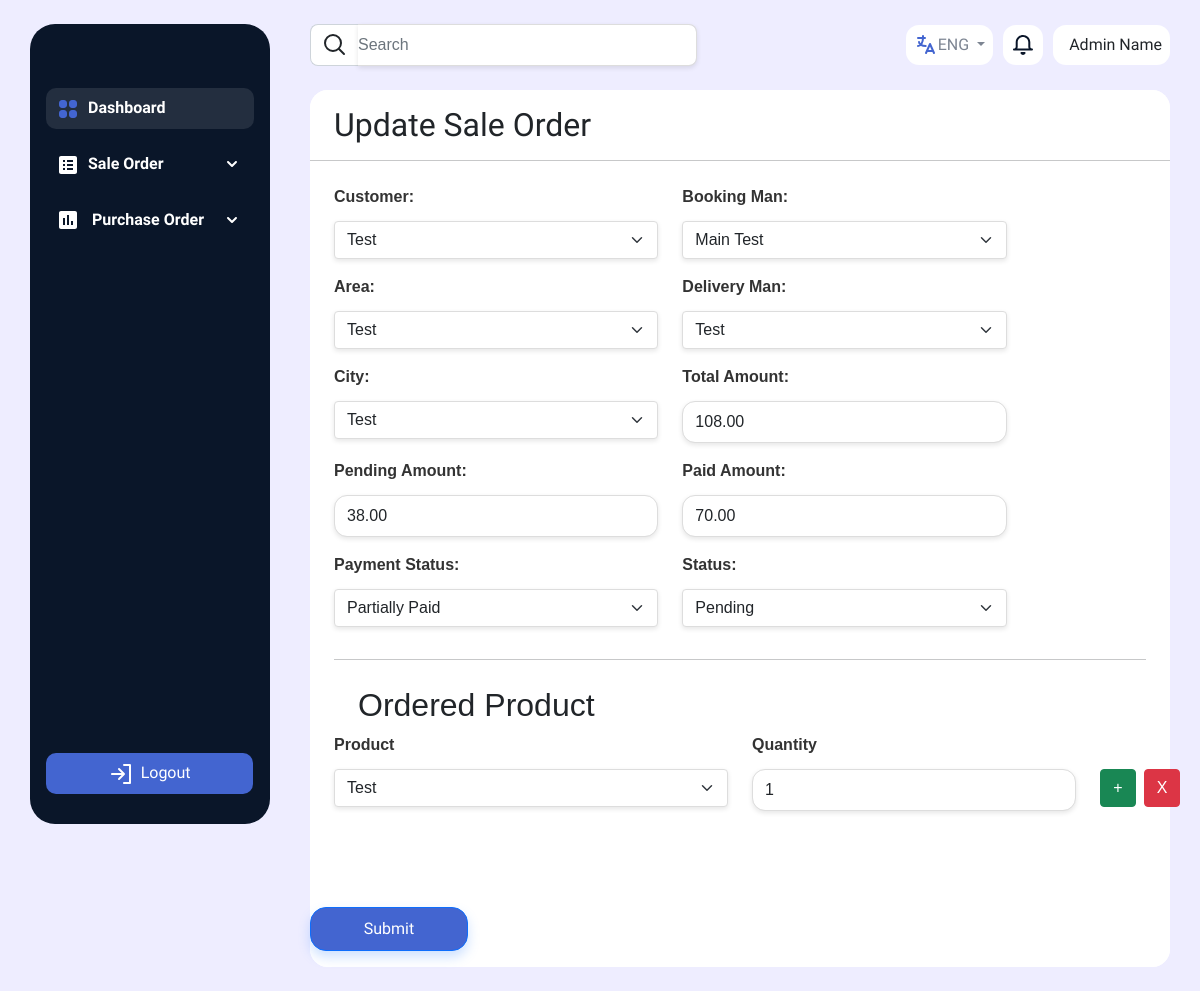
/sale_order/9/, run on the app's committed database.
### core/models.py (models this page shows, shortened)
class Order(models.Model):
    customer = models.ForeignKey(Customer, on_delete=models.CASCADE)
    booking_man = models.ForeignKey(BookingMan, on_delete=models.CASCADE)
    area = models.ForeignKey(Area, on_delete=models.CASCADE)
    delivery_man = models.ForeignKey(DeliveryMan, on_delete=models.CASCADE, null=True)
    city = models.ForeignKey(City, on_delete=models.CASCADE)
    products = models.ManyToManyField(Product, through='OrderProduct')
    order_date = models.DateField(auto_now_add=True)
    total_amount = models.DecimalField(max_digits=10, decimal_places=2, default=0, null=True)
    pending_amount = models.DecimalField(max_digits=10, decimal_places=2, default=0)
    paid_amount = models.DecimalField(max_digits=10, decimal_places=2, default=0)
    payment_status = models.CharField(max_length=50, choices=[('PAID', 'PAID'), ('PARTIALLY PAID', 'PARTIALLY PAID')], null=True)
    status = models.CharField(max_length=50, choices=[('Pending', 'Pending'), ('Shipped', 'Shipped'), ('Delivered', 'Delivered'), ('Returned', 'Returned')])

class Customer(models.Model):
    name = models.CharField(max_length=255)
    address = models.TextField()
    phone_number = models.CharField(max_length=15)
    email = models.EmailField()

class DeliveryMan(models.Model):
    name = models.CharField(max_length=255)

class OrderProduct(models.Model):
    order = models.ForeignKey(Order, on_delete=models.CASCADE, related_name='order_products')
    product = models.ForeignKey(Product, on_delete=models.CASCADE)
    quantity = models.IntegerField()
    def __str__(self):
        return f"{self.product.name} (x{self.quantity}) in Order #{self.order.id}"

class Product(models.Model):
    name = models.CharField(max_length=255)
    description = models.TextField()
    lot_number = models.CharField(max_length=50)
    stock_quantity = models.IntegerField(default=0)
    total_base_unit_quantity = models.IntegerField(default=0)
    on_backorder = models.BooleanField(default=False)

### configuration/models.py (models this page shows, shortened)
class BookingMan(models.Model):
    name = models.CharField(max_length=255)
    total_sales = models.CharField(max_length=255, null=True)
    sales_commission = models.CharField(max_length=255, null=True)
    sales_target = models.CharField(max_length=255, null=True)
    targeted_month = models.CharField(max_length=255, null=True)

class Area(models.Model):
    city = models.ForeignKey(City, on_delete=models.CASCADE)
    name = models.CharField(max_length=255)

class City(models.Model):
    name = models.CharField(max_length=255)

### core/views.py (the view)
# urls.py: path('sale_order/<int:order_id>/', views.update_sale_order, name='update_sale_order'),
def update_sale_order(request, order_id):
    order = get_object_or_404(Order, pk=order_id)
    order_products = order.order_products.all()
    print(f'order_products: {order_products}')
    ordered_product_ids = [order_product.product.id for order_product in order_products]
    customers = Customer.objects.all()
    booking_mans = BookingMan.objects.all()
    citys = City.objects.all()
    areas = Area.objects.all()
    delivery_mans = DeliveryMan.objects.all()
    products = Product.objects.all()
    return render(request, 'updateSaleOrder.html', {'customers':customers, 'booking_mans':booking_mans, 'areas':areas, 'delivery_mans':delivery_mans, 'citys':citys, 'products': products, 'order':order, 'order_products':order_products, 'ordered_product_ids':ordered_product_ids})

### templates/updateSaleOrder.html (shortened to what this page needs)
{% extends 'base.html' %}
{% block content %}
  <div>
    <div class="tab-content" id="pills-tabContent">
      <div class="tab-pane fade show active" id="pills-employee" role="tabpanel" aria-labelledby="pills-employee-tab">
        <div style="background-color: white; border-radius: 18px;">
          <div class="py-3" style="background-color: white; height: 100%; border-radius: 18px;">
            <h2 class="container-fluid">Update Sale Order</h2>
            <hr />
            <form id="orderForm" class="container-fluid mt-4">
              <div class="row">
                <div class="col-md-5">
                  <div class="mb-3">
                    <label for="customer" class="form-label pb-1">Customer:</label>
                    <select class="form-select me-2" id="customer" name="customer">
                        {% for customer in customers %}
                          <option value="{{ customer.id }}" {% if order.customer.id == customer.id %}selected{% endif %}>
                            {{ customer.name }}
                          </option>
                        {% endfor %}
                      </select>
                  </div>
                </div>
                <div class="col-md-5">
                  <div class="mb-3">
                    <label for="booking_man" class="form-label pb-1">Booking Man:</label>
                    <select class="form-select me-2" id="bookingMan" name="bookingMan">
                        {% for booking_man in booking_mans %}
                          <option value="{{ booking_man.id }}" {% if order.booking_man.id == booking_man.id %}selected{% endif %}>
                            {{ booking_man.name }}
                          </option>
                        {% endfor %}
                      </select>
                  </div>
                </div>
                <div class="col-md-5">
                  <div class="mb-3">
                    <label for="area" class="form-label pb-1">Area:</label>
                    <select class="form-select me-2" id="area" name="area">
                        {% for area in areas %}
                          <option value="{{ area.id }}" {% if order.area.id == area.id %}selected{% endif %}>
                            {{ area.name }}
                          </option>
                        {% endfor %}
                      </select>
                  </div>
                </div>
                <div class="col-md-5">
                  <div class="mb-3">
                    <label for="delivery_man" class="form-label pb-1">Delivery Man:</label>
                    <select class="form-select me-2" id="deliveryMan" name="deliveryMan">
                        {% for delivery_man in delivery_mans %}
                          <option value="{{ delivery_man.id }}" {% if order.delivery_man.id == delivery_man.id %}selected{% endif %}>
                            {{ delivery_man.name }}
                          </option>
                        {% endfor %}
                      </select>
                  </div>
                </div>
                <div class="col-md-5">
                  <div class="mb-3">
                    <label for="city" class="form-label pb-1">City:</label>
                    <select class="form-select me-2" id="city" name="city">
                        {% for city in citys %}
                          <option value="{{ city.id }}" {% if order.city.id == city.id %}selected{% endif %}>
                            {{ city.name }}
                          </option>
                        {% endfor %}
                      </select>
                  </div>
                </div>
                <div class="col-md-5">
                  <div class="mb-3">
                    <label for="total_amount" class="form-label pb-1">Total Amount:</label>
                    <input type="number" class="form-control py-2" id="total_amount" name="total_amount" placeholder="Total Amount" value="{{order.total_amount}}" style="border-radius: 13px;" />
                  </div>
                </div>
                <div class="col-md-5">
                  <div class="mb-3">
                    <label for="pending_amount" class="form-label pb-1">Pending Amount:</label>
                    <input type="number" class="form-control py-2" id="pending_amount" name="pending_amount" placeholder="Pending Amount" value="{{order.pending_amount}}" style="border-radius: 13px;" />
                  </div>
                </div>
                <div class="col-md-5">
                  <div class="mb-3">
                    <label for="paid_amount" class="form-label pb-1">Paid Amount:</label>
                    <input type="number" value="{{order.paid_amount}}" class="form-control py-2" id="paid_amount" name="paid_amount" placeholder="Paid Amount" style="border-radius: 13px;" />
                  </div>
                </div>
                <div class="col-md-5">
                  <div class="mb-3">
                    <label for="payment_status" class="form-label pb-1">Payment Status:</label>
                    <select class="form-select" id="paymentStatus" name="paymentStatus" required>
                        <option value="PARTIALLY PAID" {% if order.payment_status == 'PARTIALLY PAID' %}selected{% endif %}>Partially Paid</option>
                      </select>
                  </div>
                </div>
                <div class="col-md-5">
                  <div class="mb-3">
                    <label for="status" class="form-label pb-1">Status:</label>
                    <select class="form-select" id="status" name="status" required>
                        <option value="Pending" {% if order.status == 'Pending' %}selected{% endif %}>Pending</option>
                      </select>
                  </div>
                </div>
              </div>
              <hr />
              <h2 style="padding-top: 10px;" class="container-fluid">Ordered Product</h2>
              {% for order_product in order_products %}
              <div id="productFieldsContainer">
              <div class="row product-row">
                <div class="mb-3 w-50">
                  <label for="products" class="form-label pb-1">Product</label>
                  <select class="form-select me-2" name="products[]">
                    {% for product in products %}
                      <option value="{{ product.id }}" {% if product.id == order_product.product.id %}selected{% endif %}>
                        {{ product.name }}
                      </option>
                    {% endfor %}
                  </select>
                </div>
                <div class="col-md-5">
                  <div class="mb-3 w-30">
                    <label for="quantity[]" class="form-label pb-1">Quantity</label>
                    <input type="number" class="form-control py-2" name="quantities[]" value="{{ order_product.quantity }}" placeholder="Quantity" style="border-radius: 13px;" />
                  </div>
                </div>
                <div class="col-md-1 d-flex align-items-center mt-3">
                  <button type="button" id="addProductBtn" class="btn btn-success">+</button>
                  <button type="button" class="btn btn-danger remove-row  ms-2">X</button>
                </div>
              </div>
              </div>
            {% endfor %}
            </form>
            <div class="button" style="padding-top: 5rem;">
              <input id="saveOrderBtn" class="btn btn-primary" type="button" value="Submit" style="width: 158px; height: 44px; border-radius: 16px; background-color: #4365D0; box-shadow: 0px 6px 12px 0px #3F8CFF43;" />
            </div>
          </div>
        </div>
      </div>
    </div>
  </div>
{% endblock %}

### static/css/style.css (style rules this page uses)
body { background-color: #EEEDFF !important; font-family: 'Nunito Sans', sans-serif !important; }
form { font-family: Arial, sans-serif; }
label { font-weight: bold; color: #333; }
.form-control, .form-select { border: 1px solid #ddd; box-shadow: 0px 2px 5px rgba(0, 0, 0, 0.1); transition: all 0.3s ease; }

### data on the page
Order: customer "Test", bookingMan "Main Test", area "Test", deliveryMan "Test", city "Test", total_amount "108.00", pending_amount "38.00", paid_amount "70.00", paymentStatus "Partially Paid", status "Pending"
OrderProduct: product.name "Test", quantity "1"
